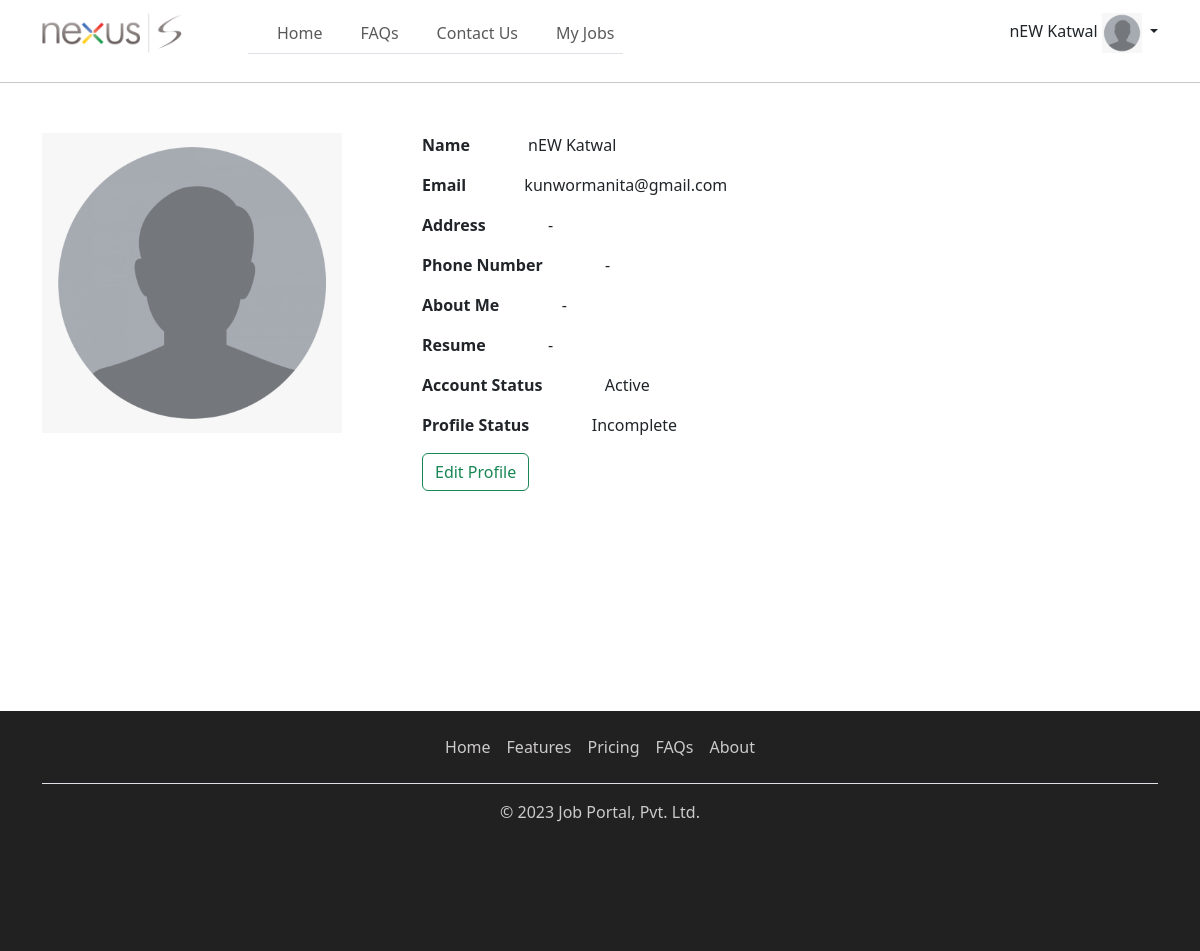
Before: /account/user-profile/ (signed in) with the older database file.
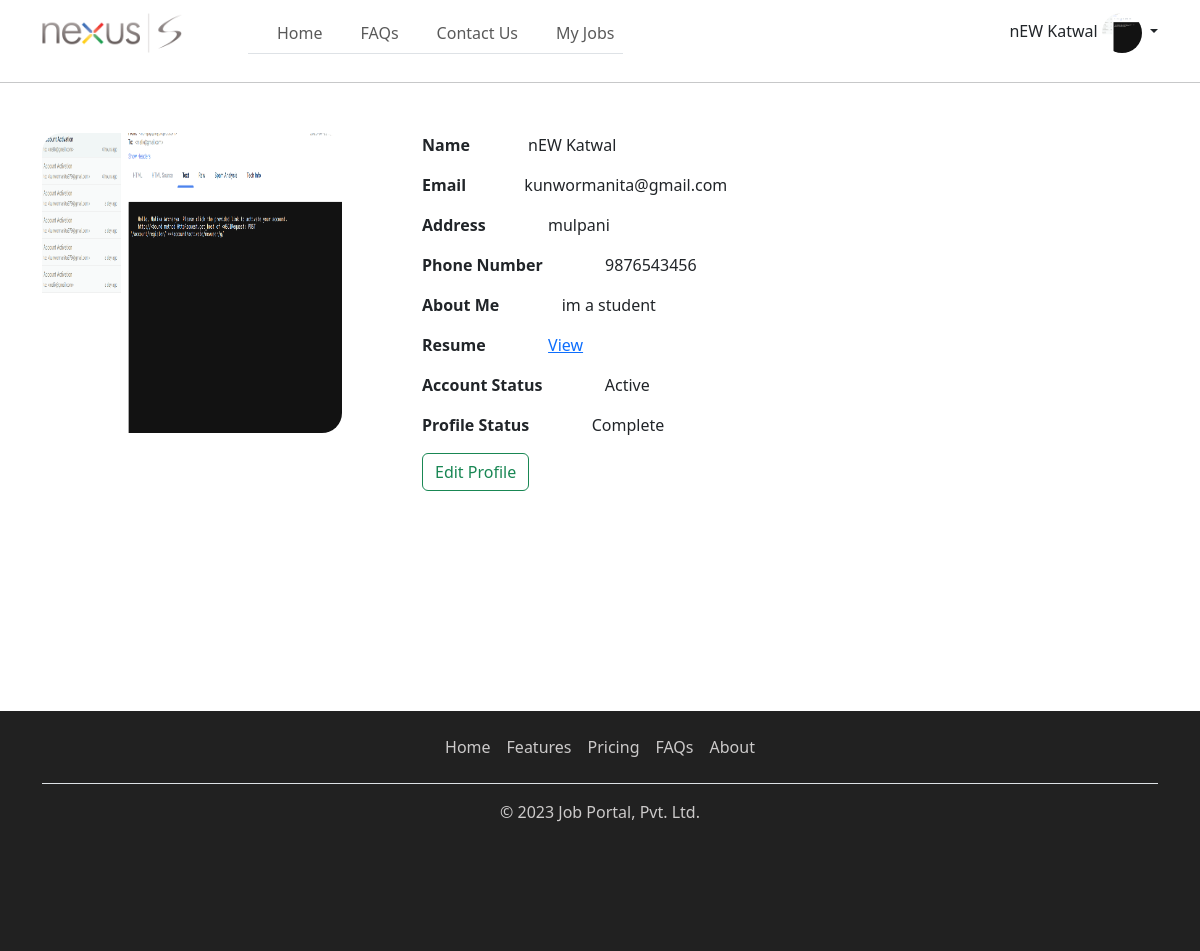
After: the same page with the newer database file.
### apps/account/models.py (models this page shows, shortened)
class User(AbstractUser):
    username = models.CharField(default=uuid.uuid4, max_length=100, blank=True, unique=True)
    email = models.EmailField(unique=True)
    middle_name=models.CharField(max_length=50, blank=True,null=True)
    account_activated = models.BooleanField(default=False)
    USERNAME_FIELD = "email"
    REQUIRED_FIELDS=["username"]

class UserProfile(BaseModel):
    user = models.OneToOneField(User, on_delete=models.CASCADE)
    profile_picture = models.FileField(null=True, blank=True, upload_to='profile_pictures')
    phone_number = models.CharField(max_length=14)
    address = models.CharField(max_length=50)
    about_me = models.TextField(max_length=1000)
    resume = models.FileField(null=True, blank=True, upload_to='resumes')

### apps/account/views.py (the view)
# urls.py: path('user-profile/', UserProfileView.as_view(), name="user_profile"),
@method_decorator(login_required,name='dispatch')
class UserProfileView(TemplateView):
    template_name = 'account/user_profile.html'
    def get_context_data(self, **kwargs):
        context = super().get_context_data(**kwargs)
        context['title'] = "User Profile"
        context['is_profile_complete']=is_profile_complete(self.request.user)
        return context

### apps/commons/utils.py (called while the page is built)
def is_profile_complete(user):
    try:
        profile = user.userprofile
    except:
        return False
    return all([user.account_activated, profile.phone_number, profile.address, profile.resume])

### templates/account/user_profile.html (shortened to what this page needs)
{% extends "layouts/base_home.html" %}
{% load static %}
{% block in_content %}
    <div class="row">
        <div class="col-md-4">
            {% if request.user.userprofile.profile_picture %}
                <img src="{{ request.user.userprofile.profile_picture.url }}"
                     style="height: 300px; width: 300px; border-radius: 20px">
            {% else %}
                <img src="{% static 'account/dummy.png' %}" style="height: 300px; width: 300px">
            {% endif %}
        </div>
        <div class="col-md-8">
            <p>
                <b>Name</b>&nbsp&nbsp&nbsp&nbsp&nbsp&nbsp&nbsp&nbsp&nbsp&nbsp&nbsp&nbsp&nbsp&nbsp{{ request.user.get_full_name }}
            </p>
            <p>
                <b>Email</b>&nbsp&nbsp&nbsp&nbsp&nbsp&nbsp&nbsp&nbsp&nbsp&nbsp&nbsp&nbsp&nbsp&nbsp{{ request.user.email }}
            </p>
            <p><b>Address</b>&nbsp&nbsp&nbsp&nbsp&nbsp&nbsp&nbsp&nbsp&nbsp&nbsp&nbsp&nbsp&nbsp&nbsp
                {% if request.user.userprofile.address %}
                    {{ request.user.userprofile.address }}
                {% else %}
                    -
                {% endif %}
            </p>
            <p><b>Phone Number</b>&nbsp&nbsp&nbsp&nbsp&nbsp&nbsp&nbsp&nbsp&nbsp&nbsp&nbsp&nbsp&nbsp&nbsp
                {% if request.user.userprofile.phone_number %}
                    {{ request.user.userprofile.phone_number }}
                {% else %}
                    -
                {% endif %}
            </p>
            <p><b>About Me</b>&nbsp&nbsp&nbsp&nbsp&nbsp&nbsp&nbsp&nbsp&nbsp&nbsp&nbsp&nbsp&nbsp&nbsp
                {% if request.user.userprofile.about_me %}
                    {{ request.user.userprofile.about_me }}
                {% else %}
                    -
                {% endif %}
            </p>
            <p><b>Resume</b>&nbsp&nbsp&nbsp&nbsp&nbsp&nbsp&nbsp&nbsp&nbsp&nbsp&nbsp&nbsp&nbsp&nbsp
                {% if request.user.userprofile.resume %}
                    <a href="{{ request.user.userprofile.resume.url }}" target="_blank">View</a>
                {% else %}
                    -
                {% endif %}
            </p>
            <p><b>Account Status</b>&nbsp&nbsp&nbsp&nbsp&nbsp&nbsp&nbsp&nbsp&nbsp&nbsp&nbsp&nbsp&nbsp&nbsp
                {% if request.user.account_activated %}
                    Active
                {% else %}
                    Inactive
                {% endif %}
            </p>
            <p><b>Profile Status</b>&nbsp&nbsp&nbsp&nbsp&nbsp&nbsp&nbsp&nbsp&nbsp&nbsp&nbsp&nbsp&nbsp&nbsp
                {% if is_profile_complete %}
                    Complete
                {% else %}
                    Incomplete
                {% endif %}
            </p>
            <a href="{% url 'user_profile_update' %}" class="btn btn-outline-success">Edit Profile</a>
        </div>
    </div>
    <div style="height: 170px"></div>
{% endblock %}

### templates/includes/nav.html (shortened to what this page needs)
{% load static %}
<nav class="navbar navbar-expand-lg navbar-light" style="background-color: white">
    <div class="container">
        <a class="navbar-brand" href="{% url 'home' %}">
            <img src="{% static 'core/logo.png' %}" style="height: 40px; width: 140px">
        </a>
        <div class="collapse navbar-collapse" id="navbarTogglerDemo03">
            <ul class="navbar-nav nav-tabs me-auto mb-2 mb-lg-0" style="margin-left: 50px">
                <li class="nav-item" style="margin-left: 20px">
                    <a class="nav-link {{ home_active }}" href="{% url 'home' %}">Home</a>
                </li>
                <li class="nav-item" style="margin-left: 20px">
                    <a class="nav-link {{ faqs_active }}" href="#">FAQs</a>
                </li>
                <li class="nav-item" style="margin-left: 20px">
                    <a class="nav-link {{ contact_active }}" href="#">Contact Us</a>
                </li>
                {% if request.user.is_authenticated %}
                    <li class="nav-item" style="margin-left: 20px">
                        <a class="nav-link {{ my_jobs_active }}" href="#">My Jobs</a>
                    </li>
                {% endif %}
            </ul>
            {% if not request.user.is_authenticated %}
                <div>
                    <a href="{% url 'user_login' %}" class="btn btn-outline-success" style="width: 150px">Login</a>
                    <a href="{% url 'user_registration' %}" type="button" class="btn btn-success" style="width: 150px">Register</a>
                </div>
            {% else %}
                <div class="dropdown show">
                    <a class="nav-link dropdown-toggle" href="#" id="navbarProfileDropdown" role="button"
                       data-toggle="dropdown" aria-haspopup="true" aria-expanded="false">
                        {% if request.user.get_full_name %}
                            {{ request.user.get_full_name }}
                        {% else %}
                            {{ request.user.email }}
                        {% endif %}
                        {% if request.user.userprofile.profile_picture %}
                            <img src="{{ request.user.userprofile.profile_picture.url }}"
                                 style="height: 40px; width: 40px; border-radius: 50%">
                        {% else %}
                            <img src="{% static 'account/dummy.png' %}" style="height: 40px; width: 40px">
                        {% endif %}
                    </a>
                </div>
            {% endif %}
        </div>
    </div>
</nav>

Changed rows visible on the page:
changed User "nEW Katwal": user.userprofile.address (not shown) → "mulpani"; user.userprofile.phone_number (not shown) → "9876543456"; user.userprofile.about_me (not shown) → "im a student"
Other visible differences:
text no longer shown: "- - - - Incomplete"
text now shown: "View Complete"
